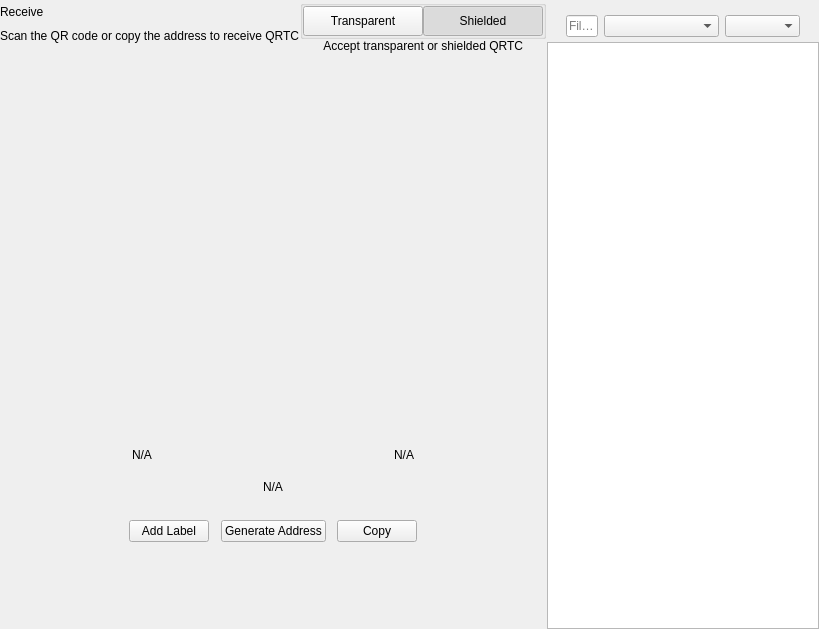
<?xml version="1.0" encoding="UTF-8"?>
<ui version="4.0">
 <class>ReceiveWidget</class>
 <widget class="QWidget" name="ReceiveWidget">
  <property name="geometry">
   <rect>
    <x>0</x>
    <y>0</y>
    <width>819</width>
    <height>629</height>
   </rect>
  </property>
  <property name="minimumSize">
   <size>
    <width>0</width>
    <height>0</height>
   </size>
  </property>
  <property name="windowTitle">
   <string>Form</string>
  </property>
  <layout class="QHBoxLayout" name="horizontalLayout_2" stretch="2,1">
   <property name="spacing">
    <number>0</number>
   </property>
   <property name="leftMargin">
    <number>0</number>
   </property>
   <property name="topMargin">
    <number>0</number>
   </property>
   <property name="rightMargin">
    <number>0</number>
   </property>
   <property name="bottomMargin">
    <number>0</number>
   </property>
   <item>
    <widget class="QWidget" name="left" native="true">
     <layout class="QVBoxLayout" name="verticalLayout_3">
      <property name="leftMargin">
       <number>0</number>
      </property>
      <property name="topMargin">
       <number>0</number>
      </property>
      <property name="rightMargin">
       <number>0</number>
      </property>
      <property name="bottomMargin">
       <number>0</number>
      </property>
      <item>
       <layout class="QVBoxLayout" name="verticalLayout_2">
        <property name="spacing">
         <number>0</number>
        </property>
        <property name="leftMargin">
         <number>0</number>
        </property>
        <item>
         <layout class="QHBoxLayout" name="horizontalLayout_3">
          <property name="spacing">
           <number>0</number>
          </property>
          <item>
           <layout class="QVBoxLayout" name="verticalLayout_4">
            <property name="spacing">
             <number>5</number>
            </property>
            <item>
             <widget class="QLabel" name="labelTitle">
              <property name="text">
               <string>Receive</string>
              </property>
             </widget>
            </item>
            <item alignment="Qt::AlignTop">
             <widget class="QLabel" name="labelSubtitle1">
              <property name="text">
               <string>Scan the QR code or copy the address to receive QRTC</string>
              </property>
             </widget>
            </item>
           </layout>
          </item>
          <item>
           <spacer name="horizontalSpacer">
            <property name="orientation">
             <enum>Qt::Horizontal</enum>
            </property>
            <property name="sizeHint" stdset="0">
             <size>
              <width>40</width>
              <height>20</height>
             </size>
            </property>
           </spacer>
          </item>
          <item>
           <widget class="QWidget" name="containerViewPrivacyChecks" native="true">
            <layout class="QVBoxLayout" name="containerPrivacyChecks">
             <property name="spacing">
              <number>0</number>
             </property>
             <property name="leftMargin">
              <number>0</number>
             </property>
             <property name="topMargin">
              <number>0</number>
             </property>
             <property name="rightMargin">
              <number>0</number>
             </property>
             <property name="bottomMargin">
              <number>0</number>
             </property>
             <item alignment="Qt::AlignHCenter|Qt::AlignVCenter">
              <widget class="QGroupBox" name="groupBox">
               <property name="title">
                <string/>
               </property>
               <layout class="QHBoxLayout" name="horizontalLayout_2_1">
                <property name="spacing">
                 <number>0</number>
                </property>
                <property name="leftMargin">
                 <number>0</number>
                </property>
                <property name="topMargin">
                 <number>0</number>
                </property>
                <property name="rightMargin">
                 <number>0</number>
                </property>
                <property name="bottomMargin">
                 <number>0</number>
                </property>
                <item>
                 <widget class="QPushButton" name="pushLeft">
                  <property name="minimumSize">
                   <size>
                    <width>120</width>
                    <height>30</height>
                   </size>
                  </property>
                  <property name="maximumSize">
                   <size>
                    <width>120</width>
                    <height>30</height>
                   </size>
                  </property>
                  <property name="focusPolicy">
                   <enum>Qt::NoFocus</enum>
                  </property>
                  <property name="text">
                   <string>Transparent</string>
                  </property>
                  <property name="checkable">
                   <bool>true</bool>
                  </property>
                  <property name="autoExclusive">
                   <bool>true</bool>
                  </property>
                 </widget>
                </item>
                <item>
                 <widget class="QPushButton" name="pushRight">
                  <property name="minimumSize">
                   <size>
                    <width>120</width>
                    <height>30</height>
                   </size>
                  </property>
                  <property name="maximumSize">
                   <size>
                    <width>120</width>
                    <height>30</height>
                   </size>
                  </property>
                  <property name="focusPolicy">
                   <enum>Qt::NoFocus</enum>
                  </property>
                  <property name="text">
                   <string>Shielded</string>
                  </property>
                  <property name="checkable">
                   <bool>true</bool>
                  </property>
                  <property name="checked">
                   <bool>true</bool>
                  </property>
                  <property name="autoExclusive">
                   <bool>true</bool>
                  </property>
                 </widget>
                </item>
               </layout>
              </widget>
             </item>
             <item alignment="Qt::AlignHCenter|Qt::AlignTop">
              <widget class="QLabel" name="labelSubtitle2">
               <property name="text">
                <string>Accept transparent or shielded QRTC</string>
               </property>
               <property name="alignment">
                <set>Qt::AlignRight|Qt::AlignTrailing|Qt::AlignVCenter</set>
               </property>
              </widget>
             </item>
            </layout>
           </widget>
          </item>
         </layout>
        </item>
        <item>
         <spacer name="verticalSpacer_2">
          <property name="orientation">
           <enum>Qt::Vertical</enum>
          </property>
          <property name="sizeType">
           <enum>QSizePolicy::Expanding</enum>
          </property>
          <property name="sizeHint" stdset="0">
           <size>
            <width>20</width>
            <height>50</height>
           </size>
          </property>
         </spacer>
        </item>
        <item alignment="Qt::AlignHCenter">
         <widget class="QWidget" name="layoutQR" native="true">
          <property name="maximumSize">
           <size>
            <width>510</width>
            <height>16777215</height>
           </size>
          </property>
          <layout class="QVBoxLayout" name="verticalLayoutQr">
           <item>
            <spacer name="verticalSpacer11">
             <property name="orientation">
              <enum>Qt::Vertical</enum>
             </property>
             <property name="sizeType">
              <enum>QSizePolicy::Fixed</enum>
             </property>
             <property name="sizeHint" stdset="0">
              <size>
               <width>20</width>
               <height>20</height>
              </size>
             </property>
            </spacer>
           </item>
           <item alignment="Qt::AlignHCenter">
            <widget class="QLabel" name="labelQrImg">
             <property name="minimumSize">
              <size>
               <width>260</width>
               <height>260</height>
              </size>
             </property>
             <property name="maximumSize">
              <size>
               <width>260</width>
               <height>260</height>
              </size>
             </property>
             <property name="text">
              <string/>
             </property>
             <property name="alignment">
              <set>Qt::AlignCenter</set>
             </property>
            </widget>
           </item>
           <item>
            <spacer name="verticalSpacer_21">
             <property name="orientation">
              <enum>Qt::Vertical</enum>
             </property>
             <property name="sizeType">
              <enum>QSizePolicy::Fixed</enum>
             </property>
             <property name="sizeHint" stdset="0">
              <size>
               <width>20</width>
               <height>30</height>
              </size>
             </property>
            </spacer>
           </item>
           <item>
            <widget class="QWidget" name="widget" native="true">
             <property name="minimumSize">
              <size>
               <width>0</width>
               <height>0</height>
              </size>
             </property>
             <layout class="QHBoxLayout" name="horizontalLayout_5">
              <item>
               <widget class="QLabel" name="labelLabel">
                <property name="text">
                 <string notr="true">N/A</string>
                </property>
               </widget>
              </item>
              <item>
               <spacer name="horizontalSpacer_2">
                <property name="orientation">
                 <enum>Qt::Horizontal</enum>
                </property>
                <property name="sizeHint" stdset="0">
                 <size>
                  <width>141</width>
                  <height>20</height>
                 </size>
                </property>
               </spacer>
              </item>
              <item>
               <widget class="QLabel" name="labelDate">
                <property name="text">
                 <string notr="true">N/A</string>
                </property>
                <property name="alignment">
                 <set>Qt::AlignRight|Qt::AlignTrailing|Qt::AlignVCenter</set>
                </property>
               </widget>
              </item>
             </layout>
            </widget>
           </item>
           <item>
            <widget class="QLabel" name="labelAddress">
             <property name="sizePolicy">
              <sizepolicy hsizetype="Expanding" vsizetype="Preferred">
               <horstretch>0</horstretch>
               <verstretch>0</verstretch>
              </sizepolicy>
             </property>
             <property name="minimumSize">
              <size>
               <width>300</width>
               <height>0</height>
              </size>
             </property>
             <property name="text">
              <string notr="true">N/A</string>
             </property>
             <property name="alignment">
              <set>Qt::AlignCenter</set>
             </property>
            </widget>
           </item>
           <item>
            <spacer name="verticalSpacer_4">
             <property name="orientation">
              <enum>Qt::Vertical</enum>
             </property>
             <property name="sizeType">
              <enum>QSizePolicy::Fixed</enum>
             </property>
             <property name="sizeHint" stdset="0">
              <size>
               <width>20</width>
               <height>20</height>
              </size>
             </property>
            </spacer>
           </item>
           <item>
            <layout class="QHBoxLayout" name="horizontalLayout_4">
             <item alignment="Qt::AlignHCenter">
              <widget class="QPushButton" name="pushButtonLabel">
               <property name="focusPolicy">
                <enum>Qt::NoFocus</enum>
               </property>
               <property name="text">
                <string>Add Label</string>
               </property>
              </widget>
             </item>
             <item alignment="Qt::AlignHCenter">
              <widget class="QPushButton" name="pushButtonNewAddress">
               <property name="focusPolicy">
                <enum>Qt::NoFocus</enum>
               </property>
               <property name="text">
                <string>Generate Address</string>
               </property>
              </widget>
             </item>
             <item alignment="Qt::AlignHCenter">
              <widget class="QPushButton" name="pushButtonCopy">
               <property name="focusPolicy">
                <enum>Qt::NoFocus</enum>
               </property>
               <property name="text">
                <string>Copy</string>
               </property>
              </widget>
             </item>
            </layout>
           </item>
           <item>
            <spacer name="verticalSpacer_3">
             <property name="orientation">
              <enum>Qt::Vertical</enum>
             </property>
             <property name="sizeType">
              <enum>QSizePolicy::Expanding</enum>
             </property>
             <property name="sizeHint" stdset="0">
              <size>
               <width>20</width>
               <height>20</height>
              </size>
             </property>
            </spacer>
           </item>
          </layout>
         </widget>
        </item>
        <item>
         <spacer name="verticalSpacer">
          <property name="orientation">
           <enum>Qt::Vertical</enum>
          </property>
          <property name="sizeHint" stdset="0">
           <size>
            <width>20</width>
            <height>40</height>
           </size>
          </property>
         </spacer>
        </item>
       </layout>
      </item>
     </layout>
    </widget>
   </item>
   <item>
    <widget class="QWidget" name="right" native="true">
     <layout class="QVBoxLayout" name="verticalLayout_5">
      <property name="spacing">
       <number>0</number>
      </property>
      <property name="leftMargin">
       <number>1</number>
      </property>
      <property name="topMargin">
       <number>0</number>
      </property>
      <property name="rightMargin">
       <number>0</number>
      </property>
      <property name="bottomMargin">
       <number>0</number>
      </property>
      <item>
       <layout class="QVBoxLayout" name="container_right">
        <property name="spacing">
         <number>0</number>
        </property>
        <property name="leftMargin">
         <number>0</number>
        </property>
        <property name="rightMargin">
         <number>0</number>
        </property>
        <item>
         <layout class="QVBoxLayout" name="verticalLayout">
          <property name="spacing">
           <number>6</number>
          </property>
          <property name="leftMargin">
           <number>19</number>
          </property>
          <property name="rightMargin">
           <number>19</number>
          </property>
          <item>
           <widget class="OptionButton" name="btnRequest" native="true"/>
          </item>
          <item>
           <widget class="OptionButton" name="btnMyAddresses" native="true">
            <property name="sizePolicy">
             <sizepolicy hsizetype="Preferred" vsizetype="Minimum">
              <horstretch>0</horstretch>
              <verstretch>0</verstretch>
             </sizepolicy>
            </property>
           </widget>
          </item>
         </layout>
        </item>
        <item>
         <widget class="QWidget" name="sortWidget" native="true">
          <layout class="QHBoxLayout" name="horizontalLayout_6">
           <property name="leftMargin">
            <number>19</number>
           </property>
           <property name="rightMargin">
            <number>19</number>
           </property>
           <property name="bottomMargin">
            <number>5</number>
           </property>
           <item>
            <widget class="QLineEdit" name="lineEditFilter">
             <property name="sizePolicy">
              <sizepolicy hsizetype="Expanding" vsizetype="Fixed">
               <horstretch>0</horstretch>
               <verstretch>0</verstretch>
              </sizepolicy>
             </property>
             <property name="minimumSize">
              <size>
               <width>0</width>
               <height>0</height>
              </size>
             </property>
             <property name="contextMenuPolicy">
              <enum>Qt::DefaultContextMenu</enum>
             </property>
             <property name="acceptDrops">
              <bool>false</bool>
             </property>
             <property name="maxLength">
              <number>40</number>
             </property>
             <property name="placeholderText">
              <string>Filter</string>
             </property>
            </widget>
           </item>
           <item>
            <spacer name="horizontalSpacer_3">
             <property name="orientation">
              <enum>Qt::Horizontal</enum>
             </property>
             <property name="sizeType">
              <enum>QSizePolicy::Preferred</enum>
             </property>
             <property name="sizeHint" stdset="0">
              <size>
               <width>20</width>
               <height>20</height>
              </size>
             </property>
            </spacer>
           </item>
           <item>
            <widget class="QComboBox" name="comboBoxSort">
             <property name="sizePolicy">
              <sizepolicy hsizetype="Preferred" vsizetype="Fixed">
               <horstretch>0</horstretch>
               <verstretch>0</verstretch>
              </sizepolicy>
             </property>
             <property name="minimumSize">
              <size>
               <width>115</width>
               <height>0</height>
              </size>
             </property>
            </widget>
           </item>
           <item>
            <widget class="QComboBox" name="comboBoxSortOrder">
             <property name="sizePolicy">
              <sizepolicy hsizetype="Preferred" vsizetype="Fixed">
               <horstretch>0</horstretch>
               <verstretch>0</verstretch>
              </sizepolicy>
             </property>
             <property name="minimumSize">
              <size>
               <width>75</width>
               <height>0</height>
              </size>
             </property>
            </widget>
           </item>
          </layout>
          <zorder>comboBoxSort</zorder>
          <zorder>comboBoxSortOrder</zorder>
          <zorder>lineEditFilter</zorder>
         </widget>
        </item>
        <item>
         <widget class="QListView" name="listViewAddress"/>
        </item>
       </layout>
      </item>
     </layout>
    </widget>
   </item>
  </layout>
 </widget>
 <customwidgets>
  <customwidget>
   <class>OptionButton</class>
   <extends>QWidget</extends>
   <header>qt/quirkturt/optionbutton.h</header>
   <container>1</container>
  </customwidget>
 </customwidgets>
 <resources/>
 <connections/>
</ui>
